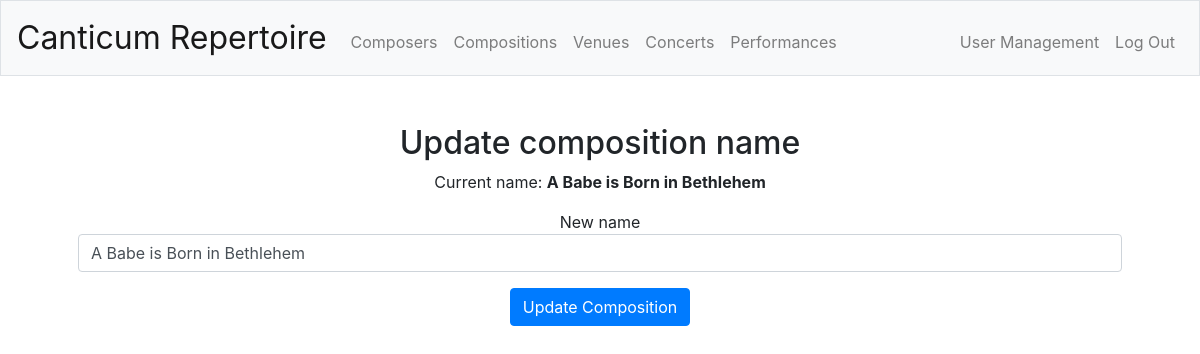
Page /compositionedit?id=2 (signed in) on the committed database.
### tables this page shows
CREATE TABLE 'compositions' ('composition_id' integer PRIMARY KEY AUTOINCREMENT NOT NULL,'composition_name' text NOT NULL, 'composer_id' integer NOT NULL);

### app.py (the view)
@app.route("/compositionedit", methods=["GET", "POST"])
@login_required
def compositionedit():
    if request.method == "POST":
        if not request.form.get("name"):
            return apology("must provide name", 403)
        composition_id = request.form.get("id")
        name = request.form.get("name")
        db.execute("UPDATE compositions SET composition_name = :name WHERE composition_id = :composition_id", name=name, composition_id=composition_id)
        compositions = list_compositions()
        composers = list_composers()
        flash("Composition name updated!")
        return render_template("compositions.html", composers=composers, compositions=compositions)
    else:
        composition_id = request.args.get('id')
        rows = db.execute("SELECT composition_name FROM compositions WHERE composition_id = :composition_id", composition_id=composition_id)
        composition_name = rows[0]["composition_name"]
        return render_template("compositionedit.html", composition_id=composition_id, composition_name=composition_name)

### app.py (called while the page is built)
@app.after_request
def after_request(response):
    response.headers["Cache-Control"] = "no-cache, no-store, must-revalidate"
    response.headers["Expires"] = 0
    response.headers["Pragma"] = "no-cache"
    return response

### helpers.py (called while the page is built)
def login_required(f):
    @wraps(f)
    def decorated_function(*args, **kwargs):
        if session.get("user_id") is None:
            return redirect("/login")
        return f(*args, **kwargs)
    return decorated_function

### templates/compositionedit.html (shortened to what this page needs)
{% extends "layout.html" %}
{% block main %}
    <h2>Update composition name</h2>
    <p>Current name: <b>{{ composition_name }}</b></p>
    <form action="/compositionedit" method="post">
        <div class="form-group">
            New name <input class="form-control" name="name" value="{{ composition_name }}" type="text">
        </div>
        <button class="btn btn-primary" type="submit">Update Composition</button>
    </form>
{% endblock %}

### static/styles.css (style rules this page uses)
main .form-control { display: inline-block; }

### rows in the picture
compositions: composition_name "A Babe is Born in Bethlehem", name "A Babe is Born in Bethlehem"
